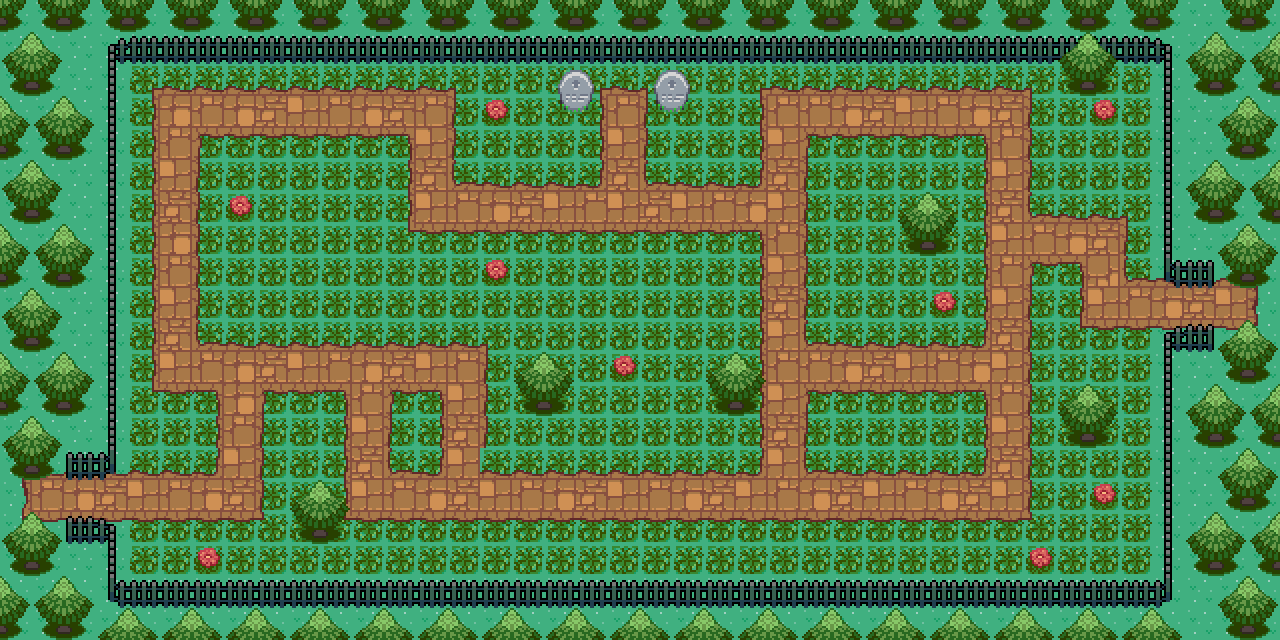

Rendered tile map (Tiled .tmx) drawn with the repository's tilesets; below, a short description and the map source with its tile grids summarised:
An orthogonal 40x20 tile map with 32x32 px tiles, 5 tile layers (Tile Layer 1, Long Grass, Path, Gravestones, ...), 3 tilesets and 19 objects (14x collision, 5x event).

<map version="1.10" tiledversion="git" orientation="orthogonal" renderorder="right-down" compressionlevel="0" width="40" height="20" tilewidth="32" tileheight="32" infinite="0" nextlayerid="8" nextobjectid="22">
 <properties>
  <property name="edges" value="clamped" />
  <property name="scenario" value="xero" />
  <property name="slug" value="route5" />
  <property name="map_type" value="route" />
 </properties>
 <tileset firstgid="1" name="Tileset" tilewidth="32" tileheight="32" tilecount="1120" columns="28">
  <image source="../gfx/tilesets/Tileset.png" width="896" height="1280" />
 </tileset>
 <tileset firstgid="1121" source="../gfx/tilesets/core_city_and_country.tsx" />
 <tileset firstgid="2561" source="../gfx/tilesets/core_outdoor.tsx" />
 <layer id="1" name="Tile Layer 1" width="40" height="20">
  <data>[800 cells, 800 non-empty, 1 distinct tile ids]</data>
 </layer>
 <layer id="2" name="Long Grass" width="40" height="20">
  <data>[800 cells, 394 non-empty, 2 distinct tile ids]</data>
 </layer>
 <layer id="3" name="Path" width="40" height="20">
  <data>[800 cells, 353 non-empty, 23 distinct tile ids]</data>
 </layer>
 <layer id="4" name="Gravestones" width="40" height="20">
  <data>[800 cells, 294 non-empty, 18 distinct tile ids]</data>
 </layer>
 <layer id="5" name="Tile Layer 8" width="40" height="20">
  <data>[800 cells, 2 non-empty, 2 distinct tile ids]</data>
 </layer>
 <objectgroup color="#ff0000" id="6" name="Collisions">
  <object id="3" type="collision" x="0" y="0" width="96" height="480" />
  <object id="4" type="collision" x="96" y="32" width="1056" height="32" />
  <object id="5" type="collision" x="1152" y="64" width="128" height="224" />
  <object id="6" type="collision" x="1152" y="320" width="128" height="256" />
  <object id="7" type="collision" x="96" y="576" width="1056" height="32" />
  <object id="8" type="collision" x="0" y="512" width="96" height="64" />
  <object id="10" type="collision" x="640" y="64" width="64" height="64" />
  <object id="11" type="collision" x="544" y="64" width="64" height="64" />
  <object id="12" type="collision" x="896" y="192" width="64" height="64" />
  <object id="13" type="collision" x="704" y="352" width="64" height="64" />
  <object id="14" type="collision" x="512" y="352" width="64" height="64" />
  <object id="15" type="collision" x="1056" y="64" width="64" height="32" />
  <object id="16" type="collision" x="1056" y="384" width="64" height="64" />
  <object id="17" type="collision" x="288" y="480" width="64" height="64" />
 </objectgroup>
 <objectgroup color="#ffff00" id="7" name="Events">
  <object id="1" name="Teleport to Flower City" type="event" x="0" y="480" width="32" height="32">
   <properties>
    <property name="act10" value="transition_teleport player,flower_city.tmx,39,15,0.3" />
    <property name="act20" value="char_face player,left" />
    <property name="cond10" value="is char_at player" />
    <property name="cond20" value="is char_facing player,left" />
   </properties>
  </object>
  <object id="2" name="Teleport to Timber Town" type="event" x="1248" y="288" width="32" height="32">
   <properties>
    <property name="act10" value="transition_teleport player,timber_town.tmx,0,29,0.3" />
    <property name="act20" value="char_face player,right" />
    <property name="cond10" value="is char_at player" />
    <property name="cond20" value="is char_facing player,right" />
   </properties>
  </object>
  <object id="18" name="Play Music" type="event" x="0" y="0" width="32" height="32">
   <properties>
    <property name="act10" value="play_music music_the_wild_places" />
    <property name="cond10" value="not music_playing music_the_wild_places" />
   </properties>
  </object>
  <object id="20" name="Environment Day" type="event" x="32" y="0" width="32" height="32">
   <properties>
    <property name="act1" value="set_environment grass" />
    <property name="cond1" value="not time_is stage_of_day,equals,night" />
    <property name="cond2" value="not environment_is grass" />
   </properties>
  </object>
  <object id="21" name="Environment Night" type="event" x="64" y="0" width="32" height="32">
   <properties>
    <property name="act1" value="set_environment night_grass" />
    <property name="cond1" value="is time_is stage_of_day,equals,night" />
    <property name="cond2" value="not environment_is night_grass" />
   </properties>
  </object>
 </objectgroup>
</map>
